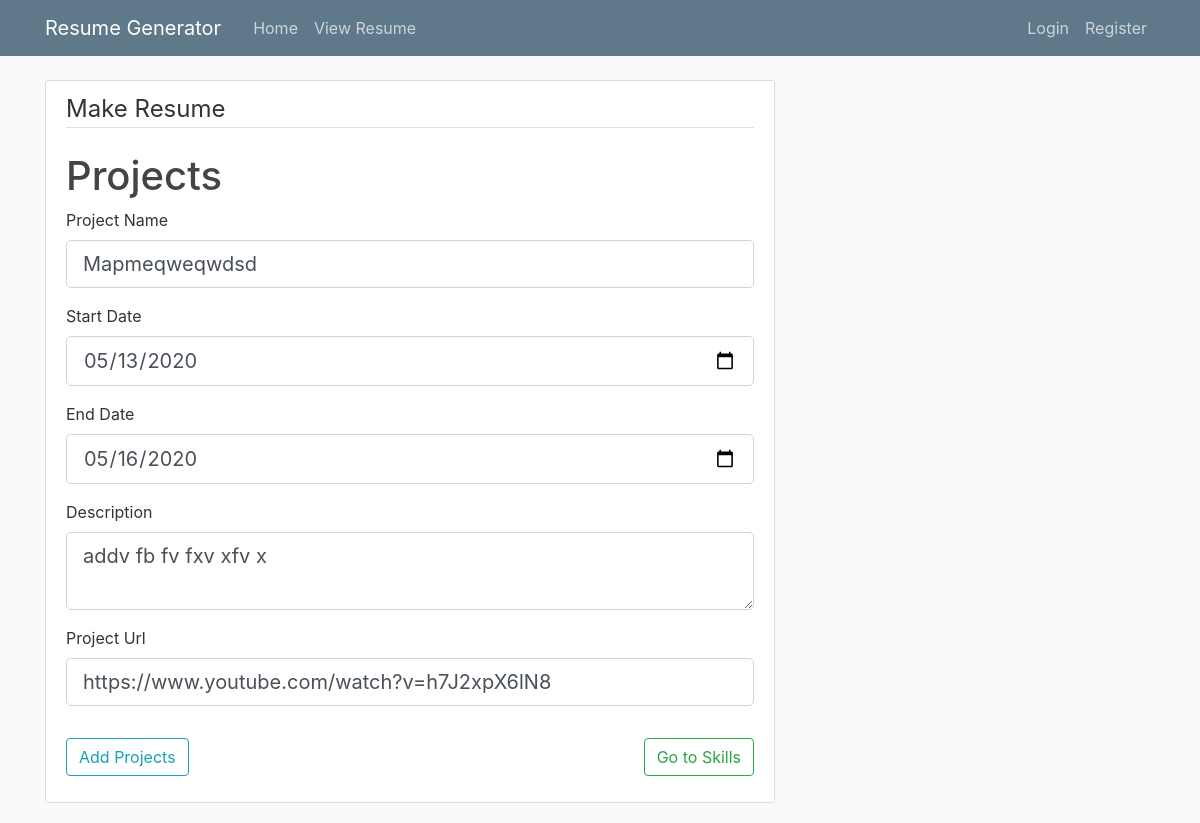
The page /resume/new/projects/1/update on the database as committed earlier.
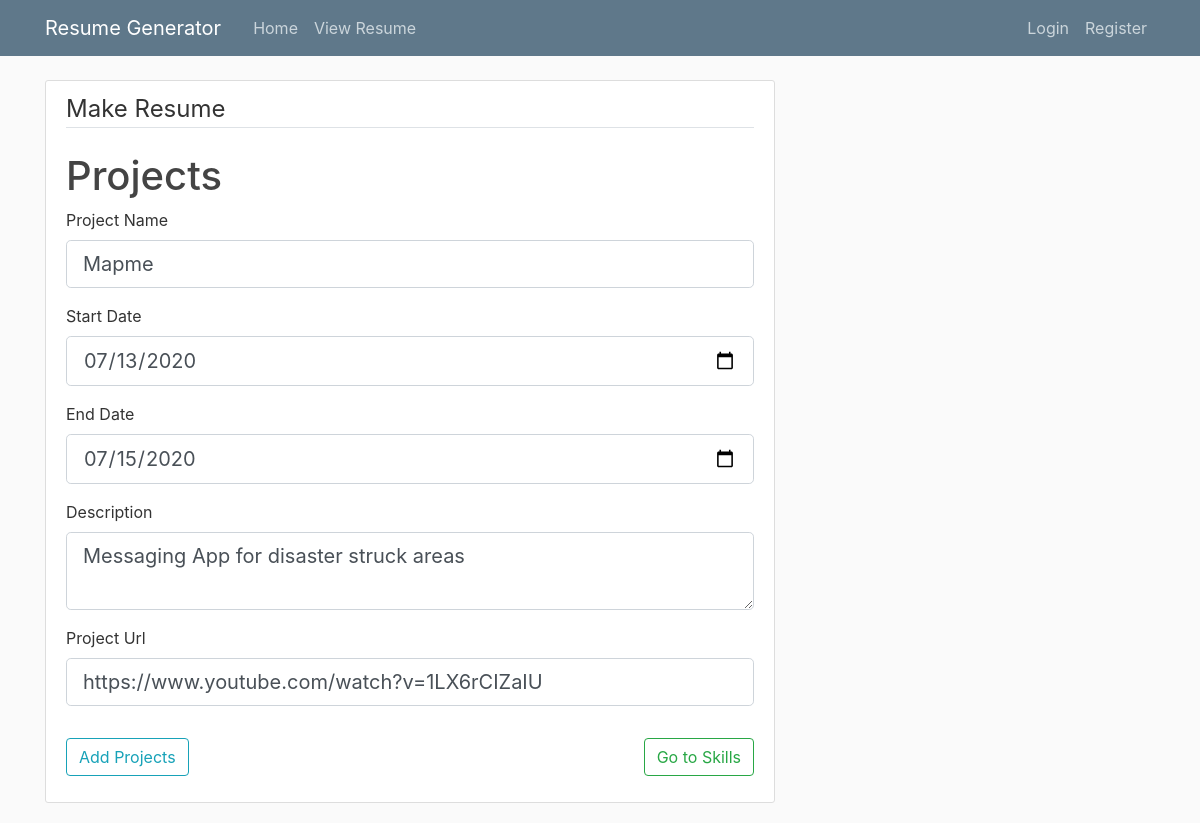
The same page on the database as committed later.
### resume/models.py (models this page shows, shortened)
class projects(db.Model):
    id = db.Column(db.Integer, primary_key=True)
    projectname = db.Column(db.String(100),nullable=False)
    startpro = db.Column(db.DateTime,nullable=False,default=datetime.today())
    endpro = db.Column(db.DateTime,nullable=False,default=datetime.today())
    description = db.Column(db.Text,default=None)
    url = db.Column(db.String(100),default=None)
    user_id= db.Column(db.Integer,db.ForeignKey('user.id'),nullable=False)

### resume/routes.py (the view)
@app.route("/resume/new/projects/<int:project_id>/update",methods=["GET","POST"])
def update_pro(project_id):
    proview = projects.query.get_or_404(project_id)
    form = userpro()
    if form.validate_on_submit():
        proview.projectname = form.projectname.data
        proview.startpro = form.startpro.data
        proview.endpro = form.endpro.data
        proview.description = form.description.data
        proview.url  = form.url.data
        db.session.commit()
        flash('Your project details have been updated!', 'success')
        return redirect(url_for('postprojects'))
    elif request.method == 'GET':
        form.projectname.data= proview.projectname
        form.startpro.data = proview.startpro
        form.endpro.data =  proview.endpro
        form.description.data =  proview.description
        form.url.data = proview.url
    return render_template("projects.html",title="Update Projects",form=form)

### resume/forms.py
class userpro(FlaskForm):
    projectname = StringField("Project Name",
        validators=[DataRequired(),Length(min=3)])
    startpro = DateField('Start Date', format='%Y-%m-%d',
         validators=[DataRequired()])
    endpro  = DateField('End Date', format='%Y-%m-%d',
        validators=[DataRequired()])
    description = TextAreaField("Description",
        validators=[Length(min=10)])
    url = StringField("Project Url",
        validators=[Length(min=5)])
    submit = SubmitField("Add Projects")

### resume/templates/projects.html (shortened to what this page needs)
{%  extends "layout.html" %}
{% block content %}
<div class="content-section">
    <form method="POST" action="">
        <fieldset class="form-group" id="cloneunder">
            <legend class="border-bottom mb-4">Make Resume</legend>
            <h1>Projects</h1>
            <div id="skillclass">
        <div class="form-group">
            {{ form.projectname.label(class="form-control-label") }}
            {% if form.projectname.errors %}
                {{ form.projectname(class="form-control form-control-lg is-invalid") }}
            <div class="invalid-feedback">
                {% for error in form.projectname.errors %}
                    <span>{{error}}</span>
                {% endfor %}
            </div>
            {% else %}
            {{ form.projectname(class="form-control form-control-lg") }}
            {% endif %}
        </div>
        <div class="form-group">
            {{ form.startpro.label(class="form-control-label") }}
            {% if form.startpro.errors %}
                {{ form.startpro(class="form-control form-control-lg is-invalid") }}
            <div class="invalid-feedback">
                {% for error in form.startpro.errors %}
                    <span>{{error}}</span>
                {% endfor %}
            </div>
            {% else %}
            {{ form.startpro(class="form-control form-control-lg") }}
            {% endif %}
        </div>
        <div class="form-group">
            {{ form.endpro.label(class="form-control-label") }}
            {% if form.endpro.errors %}
                {{ form.endpro(class="form-control form-control-lg is-invalid") }}
            <div class="invalid-feedback">
                {% for error in form.endpro.errors %}
                    <span>{{error}}</span>
                {% endfor %}
            </div>
            {% else %}
            {{ form.endpro(class="form-control form-control-lg") }}
            {% endif %}
        </div>
        <div class="form-group">
            {{ form.description.label(class="form-control-label") }}
            {% if form.description.errors %}
                {{ form.description(class="form-control form-control-lg is-invalid") }}
            <div class="invalid-feedback">
                {% for error in form.description.errors %}
                    <span>{{error}}</span>
                {% endfor %}
            </div>
            {% else %}
            {{ form.description(class="form-control form-control-lg") }}
            {% endif %}
        </div>
        <div class="form-group">
            {{ form.url.label(class="form-control-label") }}
            {% if form.url.errors %}
                {{ form.url(class="form-control form-control-lg is-invalid") }}
            <div class="invalid-feedback">
                {% for error in form.url.errors %}
                    <span>{{error}}</span>
                {% endfor %}
            </div>
            {% else %}
            {{ form.url(class="form-control form-control-lg") }}
            {% endif %}
        </div>
    </div>
    </fieldset>
    <a href="/resume/new/skills" class="btn btn-outline-success" style="float: right;">Go to Skills</a>
    <div class="form-group">
        {{ form.submit(class="btn btn-outline-info") }}
    </div>
</form>
</div>
{%  endblock content  %}

Rows that differ between the two databases and show on the page:
changed projects: projectname "Mapmeqweqwdsd" → "Mapme"; startpro "05/13/2020" → "07/13/2020"; endpro "05/16/2020" → "07/15/2020"; description "addv fb fv fxv xfv x" → "Messaging App for disaster struck areas"; url "https://www.youtube.com/watch?v=h7J2xpX6lN8" → "https://www.youtube.com/watch?v=1LX6rCIZaIU"
